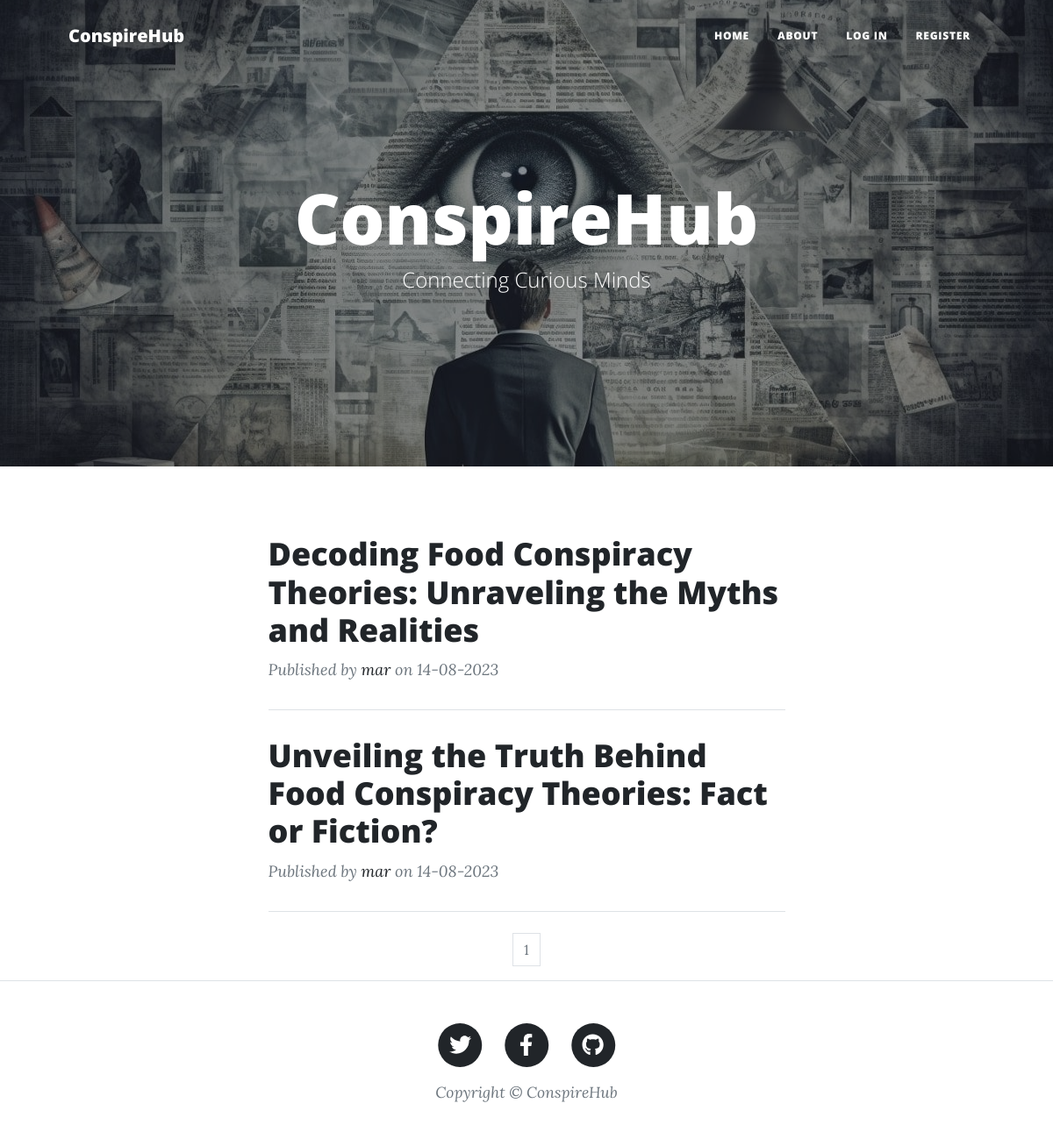
The page / on the database its author committed.
### blogproject/models.py (models this page shows, shortened)
class BlogPost(db.Model):
    users = db.relationship(User)
    id = db.Column(db.Integer, primary_key=True)
    user_id = db.Column(db.Integer, db.ForeignKey('users.id'), nullable=False)
    date = db.Column(db.DateTime, nullable=False, default=datetime.utcnow)
    title = db.Column(db.String(160), nullable=False)
    text = db.Column(db.Text, nullable=False)

class User(db.Model, UserMixin):
    __tablename__ = 'users'
    id = db.Column(db.Integer, primary_key=True)
    profile_image = db.Column(
        db.String(64), nullable=False, default='snake.png')
    email = db.Column(db.String(64), unique=True, index=True)
    username = db.Column(db.String(64), unique=True, index=True)
    password_hash = db.Column(db.String(128))
    posts = db.relationship('BlogPost', backref='author', lazy=True)

### blogproject/core/views.py (the view)
@core.route('/')
def index():
    page = request.args.get('page', 1, type=int)
    blog_posts = BlogPost.query.order_by(BlogPost.date.desc()).paginate(page=page, per_page=5)
    return render_template('index.html', blog_posts=blog_posts)

### blogproject/templates/index.html (shortened to what this page needs)
{% extends "base.html" %}
{% block content %}
    <div class="container px-4 px-lg-5">
        <div class="row gx-4 gx-lg-5 justify-content-center">
            <div class="col-md-10 col-lg-8 col-xl-7">
                {% for post in blog_posts.items %}
                <div class="post-preview">
                    <a href="{{ url_for('blog_posts.view_post', blog_post_id=post.id) }}">
                        <h2 class="post-title">{{ post.title }}</h2>
                    </a>
                    <p class="post-meta">
                        Published by
                        <a href="{{ url_for('users.user_posts', username=post.author.username) }}">{{ post.author.username }}</a>
                        on <span>{{ post.date.strftime('%d-%m-%Y') }}</span>
                    </p>
                </div>
                <hr class="my-4" />
                {% endfor %}
            </div>
        </div>
    </div>
    <nav aria-label="Page navigation example">
        <ul class="pagination justify-content-center">
            {% for page_num in blog_posts.iter_pages(left_edge=1, right_edge=1, left_current=1, right_current=2) %}
            {% if blog_posts.page == page_num %}
            <li class="page-item disabled">
                <a class="page-link" href="{{ url_for('core.index', page=page_num) }}">{{ page_num }}</a>
            </li>
            {% else %}
            <li class="page-item"><a class="page-link" href="{{ url_for('core.index', page=page_num) }}">{{ page_num }}</a></li>
            {% endif %}
            {% endfor %}
    </nav>
{% endblock %}

### rows shown on the page
BlogPost: title "Decoding Food Conspiracy Theories: Unraveling the Myths and Realities", author.username "mar", date "14-08-2023"
BlogPost: title "Unveiling the Truth Behind Food Conspiracy Theories: Fact or Fiction?", author.username "mar", date "14-08-2023"

### other values the page prints
{{ page_num }} "1"
